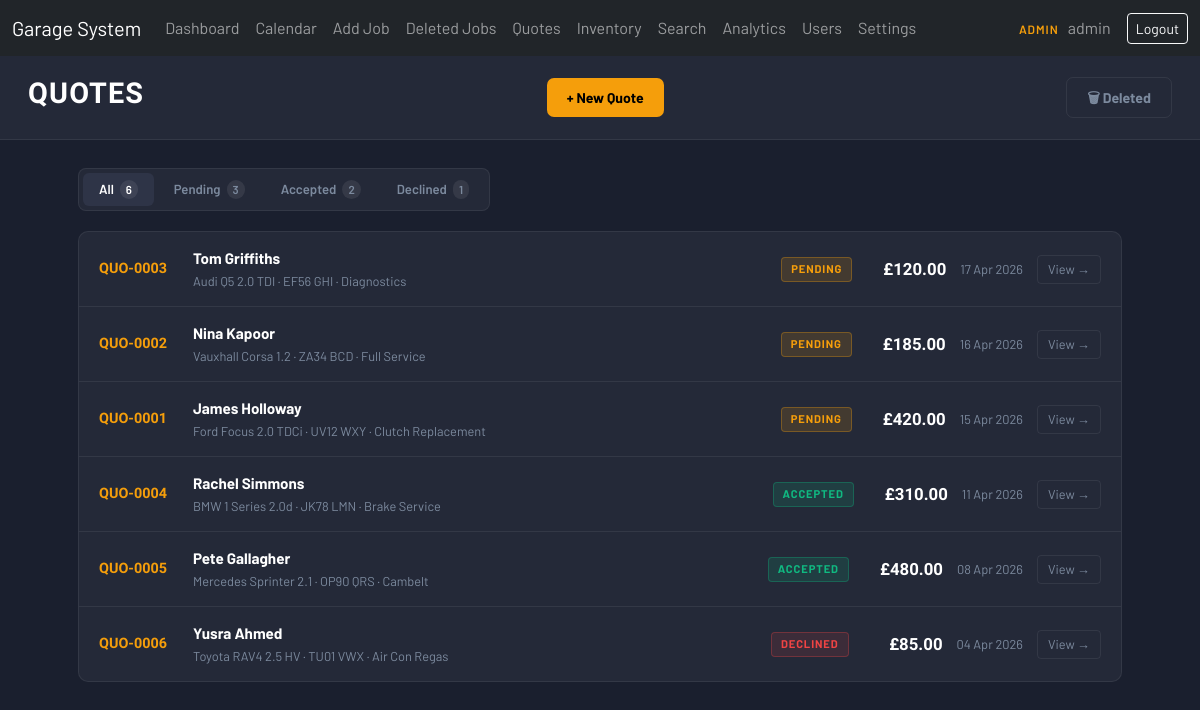
The page /PHP/quotes.php (signed in) on the database its author committed.
### tables this page shows
CREATE TABLE IF NOT EXISTS quotes (
    id              INT AUTO_INCREMENT PRIMARY KEY,
    customer_name   VARCHAR(150) NOT NULL,
    customer_phone  VARCHAR(50)  DEFAULT NULL,
    customer_email  VARCHAR(150) DEFAULT NULL,
    contact_source  VARCHAR(150) DEFAULT NULL,
    vehicle         VARCHAR(100) DEFAULT NULL,
    registration    VARCHAR(20)  DEFAULT NULL,
    job_type        VARCHAR(100) DEFAULT NULL,
    description     TEXT         DEFAULT NULL,
    status          ENUM('pending','accepted','declined') NOT NULL DEFAULT 'pending',
    total_amount    DECIMAL(10,2) NOT NULL DEFAULT 0.00,
    converted_job_id INT          DEFAULT NULL,
    created_by      VARCHAR(100) DEFAULT NULL,
    created_at      DATETIME     NOT NULL DEFAULT CURRENT_TIMESTAMP,
    deleted         TINYINT(1)   NOT NULL DEFAULT 0,
    deleted_at      DATETIME     DEFAULT NULL,
    deleted_by      VARCHAR(100) DEFAULT NULL
);

### htdocs/PHP/quotes.php (the view, shortened to what this page needs)
<?php
include "config.php";
include "navbar.php";
$filter = $_GET["status"] ?? "all";
$where = "WHERE (deleted=0 OR deleted IS NULL)";
$quotes = $conn->query("SELECT * FROM quotes $where ORDER BY created_at DESC");
$rows = [];
while($r = $quotes->fetch_assoc()) $rows[] = $r;
$counts = [];
foreach(["all","pending","accepted","declined"] as $s) {
    $w = "WHERE (deleted=0 OR deleted IS NULL)";
    if($s !== "all") $w .= " AND status='$s'";
    $counts[$s] = $conn->query("SELECT COUNT(*) as c FROM quotes $w")->fetch_assoc()["c"];
}
?>
<!DOCTYPE html>
<html lang="en">
<head>
</head>
<body>
<div class="page-header">
    <h1>Quotes</h1>
    <a class="new-btn" href="add_quote.php">+ New Quote</a>
    <a class="new-btn" href="deleted_quotes.php" style="background:transparent;border:1px solid var(--border);color:var(--text-muted);">🗑 Deleted</a>
</div>
<div class="content">
    <div class="tabs">
        <?php foreach(["all"=>"All","pending"=>"Pending","accepted"=>"Accepted","declined"=>"Declined"] as $key=>$label): ?>
            <a class="tab <?php echo $filter===$key?'active':''; ?>" href="quotes.php?status=<?php echo $key; ?>">
                <?php echo $label; ?> <span class="tab-count"><?php echo $counts[$key]; ?></span>
            </a>
        <?php endforeach; ?>
    </div>
    <div class="panel">
        <?php if(empty($rows)): ?>
            <div class="empty-state"><div class="empty-icon">📋</div>No quotes found.</div>
        <?php else: ?>
            <?php foreach($rows as $q): ?>
                <?php
                    $badge = "badge-pending";
                    if($q["status"]==="accepted") $badge = "badge-accepted";
                    if($q["status"]==="declined") $badge = "badge-declined";
                    $date = date("d M Y", strtotime($q["created_at"]));
                ?>
                <div class="quote-row">
                    <span class="quote-num">QUO-<?php echo str_pad($q["id"],4,"0",STR_PAD_LEFT); ?></span>
                    <div class="quote-info">
                        <div class="quote-customer"><?php echo htmlspecialchars($q["customer_name"]); ?></div>
                        <div class="quote-detail"><?php echo htmlspecialchars($q["vehicle"]); ?> · <?php echo htmlspecialchars($q["registration"]); ?> · <?php echo htmlspecialchars($q["job_type"]); ?></div>
                    </div>
                    <span class="status-badge <?php echo $badge; ?>"><?php echo ucfirst($q["status"]); ?></span>
                    <span class="quote-total">£<?php echo number_format($q["total_amount"], 2); ?></span>
                    <span class="quote-date"><?php echo $date; ?></span>
                    <a class="view-link" href="view_quote.php?id=<?php echo $q["id"]; ?>">View →</a>
                </div>
            <?php endforeach; ?>
        <?php endif; ?>
    </div>
</div>
</body></html>

### htdocs/PHP/quotes.php (style rules this page uses)
:root { --steel:#1a1f2e; --steel-mid:#242938; --steel-light:#2e3447; --accent:#f59e0b; --green:#10b981; --red:#ef4444; --orange:#f97316; --text:#e2e8f0; --text-muted:#7c8a9e; --border:rgba(255,255,255,0.07); }
* { box-sizing:border-box;margin:0;padding:0; }
body { font-family:'Barlow',sans-serif;background:var(--steel);color:var(--text);min-height:100vh; }
.page-header { background:var(--steel-mid);border-bottom:1px solid var(--border);padding:20px 28px;display:flex;align-items:center;justify-content:space-between;flex-wrap:wrap;gap:12px; }
.page-header h1 { font-family:'Barlow Condensed',sans-serif;font-size:1.8rem;font-weight:700;letter-spacing:0.04em;text-transform:uppercase;color:#fff; }
.new-btn { padding:9px 20px;background:var(--accent);color:#000;border:none;border-radius:7px;font-family:'Barlow',sans-serif;font-weight:700;font-size:0.88rem;text-decoration:none;cursor:pointer;transition:background 0.15s; }
.content { max-width:1100px;margin:0 auto;padding:28px; }
.tabs { display:flex;gap:4px;margin-bottom:20px;background:var(--steel-mid);border:1px solid var(--border);border-radius:8px;padding:4px;width:fit-content; }
.tab { padding:7px 16px;border-radius:6px;font-size:0.82rem;font-weight:600;text-decoration:none;color:var(--text-muted);transition:all 0.15s;display:flex;align-items:center;gap:6px; }
.tab.active { background:var(--steel-light);color:#fff; }
.tab-count { font-size:0.72rem;background:rgba(255,255,255,0.08);padding:1px 6px;border-radius:10px; }
.panel { background:var(--steel-mid);border:1px solid var(--border);border-radius:10px;overflow:hidden; }
.quote-row { display:flex;align-items:center;padding:15px 20px;border-bottom:1px solid var(--border);gap:14px;transition:background 0.15s; }
.quote-row:last-child { border-bottom:none; }
.quote-num { font-family:'Barlow Condensed',sans-serif;font-size:0.9rem;font-weight:700;color:var(--accent);width:80px;flex-shrink:0; }
.quote-info { flex:1;min-width:0; }
.quote-customer { font-weight:700;color:#fff;font-size:0.95rem; }
.quote-detail { font-size:0.8rem;color:var(--text-muted);margin-top:2px; }
.quote-date { font-size:0.8rem;color:var(--text-muted);flex-shrink:0;text-align:right; }
.quote-total { font-family:'Barlow Condensed',sans-serif;font-size:1.05rem;font-weight:700;color:#fff;flex-shrink:0;width:80px;text-align:right; }
.status-badge { font-size:0.7rem;font-weight:700;letter-spacing:0.08em;text-transform:uppercase;padding:3px 9px;border-radius:4px;flex-shrink:0; }
.badge-pending { background:rgba(245,158,11,0.15);color:var(--accent);border:1px solid rgba(245,158,11,0.3); }
.badge-accepted { background:rgba(16,185,129,0.15);color:var(--green);border:1px solid rgba(16,185,129,0.3); }
.badge-declined { background:rgba(239,68,68,0.12);color:var(--red);border:1px solid rgba(239,68,68,0.3); }
.view-link { color:var(--text-muted);font-size:0.8rem;text-decoration:none;border:1px solid var(--border);padding:4px 10px;border-radius:4px;transition:all 0.15s;flex-shrink:0; }

### rows shown on the page
quotes: id "0003", customer_name "Tom Griffiths", vehicle "Audi Q5 2.0 TDI", registration "EF56 GHI", job_type "Diagnostics", status "PENDING", total_amount "120.00", created_at "17 Apr 2026"
quotes: id "0002", customer_name "Nina Kapoor", vehicle "Vauxhall Corsa 1.2", registration "ZA34 BCD", job_type "Full Service", status "PENDING", total_amount "185.00", created_at "16 Apr 2026"
quotes: id "0001", customer_name "James Holloway", vehicle "Ford Focus 2.0 TDCi", registration "UV12 WXY", job_type "Clutch Replacement", status "PENDING", total_amount "420.00", created_at "15 Apr 2026"
quotes: id "0004", customer_name "Rachel Simmons", vehicle "BMW 1 Series 2.0d", registration "JK78 LMN", job_type "Brake Service", status "ACCEPTED", total_amount "310.00", created_at "11 Apr 2026"
quotes: id "0005", customer_name "Pete Gallagher", vehicle "Mercedes Sprinter 2.1", registration "OP90 QRS", job_type "Cambelt", status "ACCEPTED", total_amount "480.00", created_at "08 Apr 2026"
quotes: id "0006", customer_name "Yusra Ahmed", vehicle "Toyota RAV4 2.5 HV", registration "TU01 VWX", job_type "Air Con Regas", status "DECLINED", total_amount "85.00", created_at "04 Apr 2026"

### other values the page prints
$_SESSION["user"] "admin"
$label "All"
$counts[$key] "6"
$label "Pending"
$counts[$key] "3"
$label "Accepted"
$counts[$key] "2"
$label "Declined"
$counts[$key] "1"
